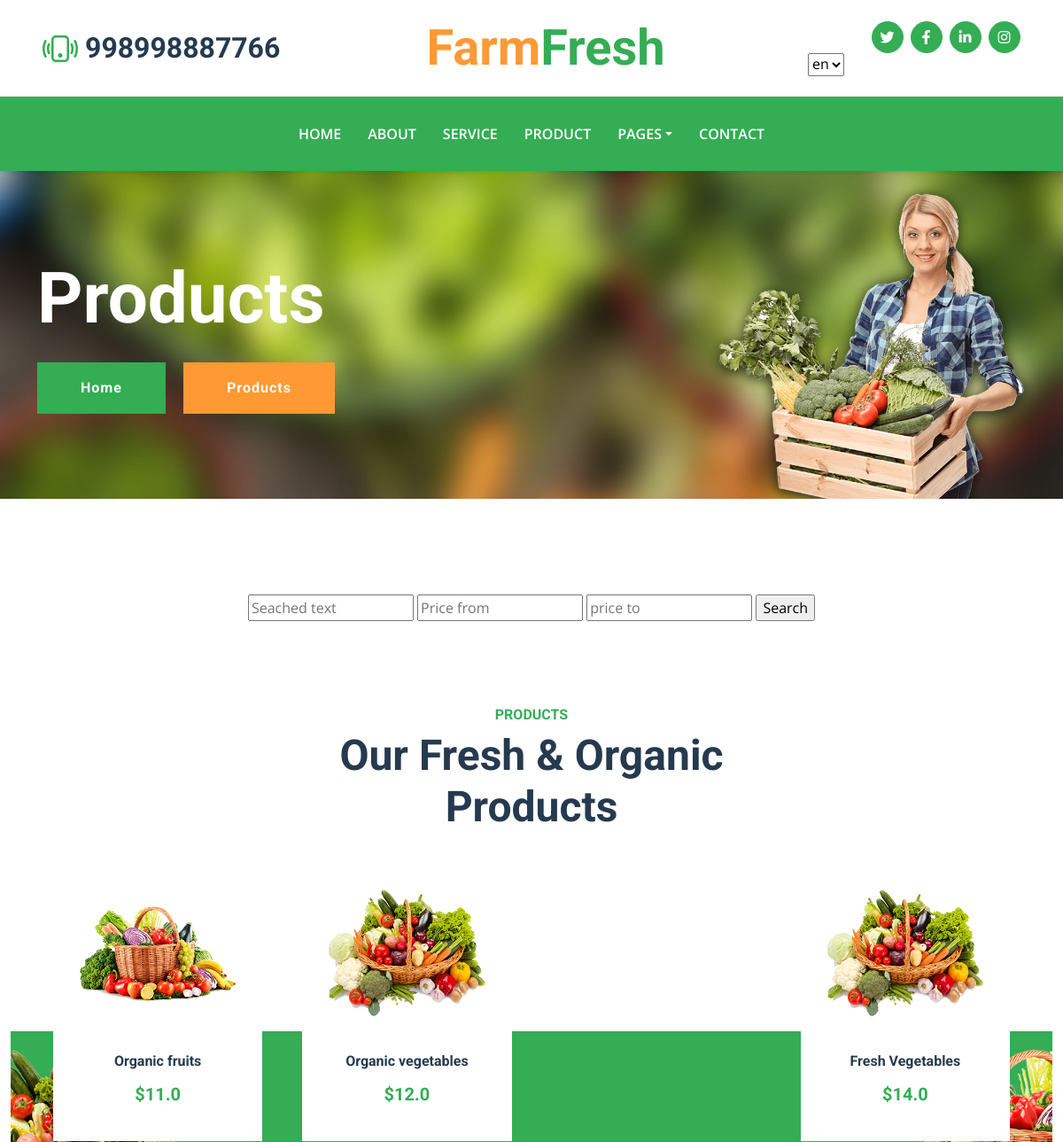
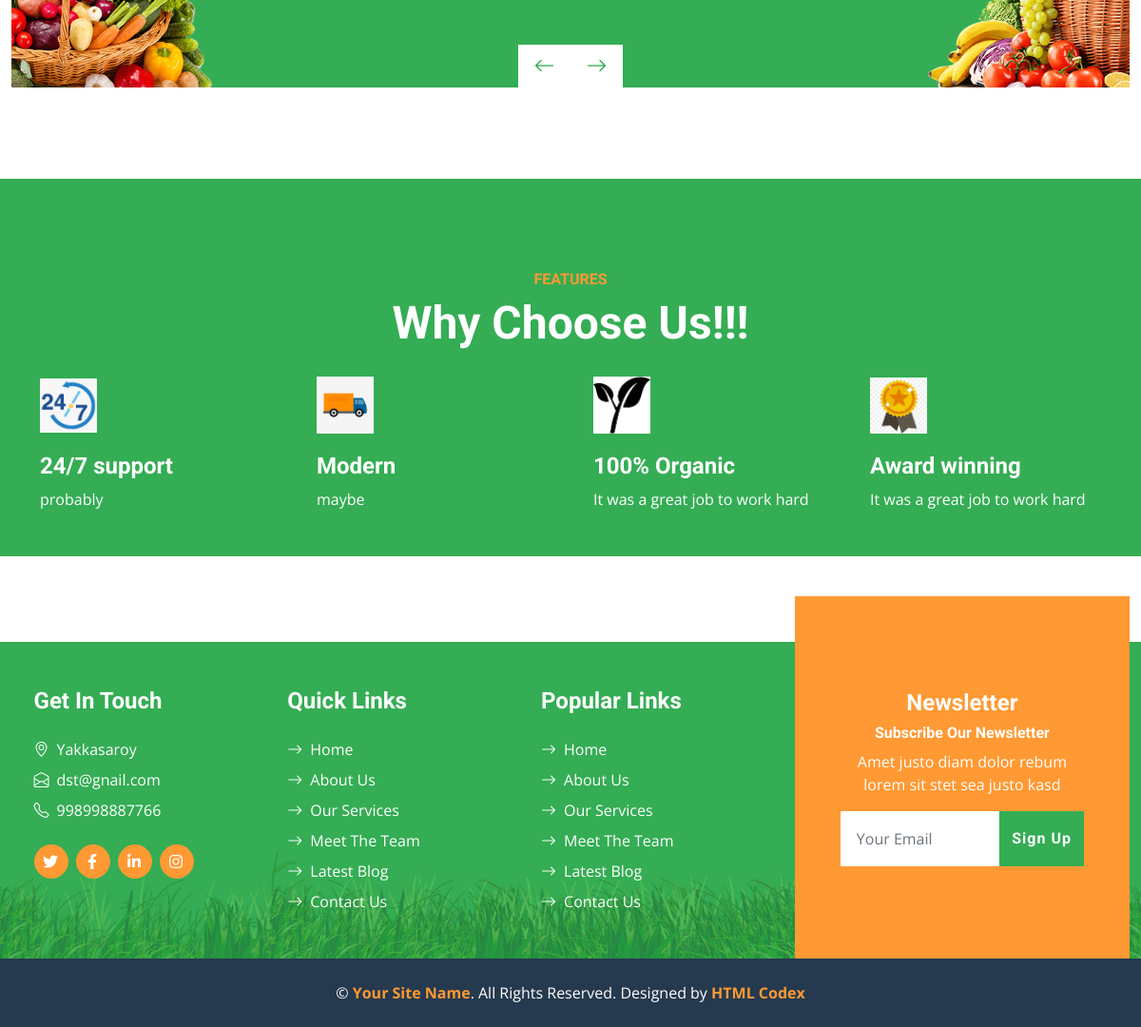
The app's page /product/ with its own data (2 pictures, top to bottom).
### farmfresh/models.py (models this page shows, shortened)
class AboutUs(models.Model):
    adress = models.CharField(max_length=255)
    email = models.EmailField()
    phone_number = models.CharField(max_length=255)
    city = models.ForeignKey(City, on_delete=models.CASCADE)
    twitter_url = models.CharField(max_length=200, null=True, blank=True)
    facebook_url = models.CharField(max_length=200, null=True, blank=True)
    linkedin_url = models.CharField(max_length=200, null=True, blank=True)
    instagram_url = models.CharField(max_length=200, null=True, blank=True)

class Product(models.Model):
    title = models.CharField(max_length=20)
    description = models.CharField(max_length=350)
    price = models.FloatField(default=0)
    product_date = models.DateTimeField()
    update_date = models.DateTimeField(auto_now=True)
    category = models.ForeignKey(Category, on_delete=models.CASCADE)
    image = models.ImageField(upload_to = 'mobile_images')
    class Meta:
        ordering = ['-product_date']

class Feature(models.Model):
    title = models.CharField(max_length=100)
    description = models.CharField(max_length=1000)
    image = models.ImageField(upload_to = 'mobile_images', null=True, blank=True)

### farmfresh/views.py (the view)
# urls.py: path('product/', ProductsListView.as_view() , name='product'),
class ProductsListView(ListView):
    model=Product
    template_name = 'all/product.html'
    context_object_name = 'product'
    success_url ='/'
    def get_context_data(self, **kwargs):
        q = Product.objects.all()
        url_dict = self.request.GET
        if 'search-text' in url_dict and url_dict['search-text']:
            text = url_dict.get('search-text')
            q = q.filter(Q(title__icontains=text) | Q(description__icontains=text))
        if 'from-price' in url_dict and url_dict['from-price']:
            from_price = int(url_dict['from-price'])
            q = q.filter(price__gte=from_price)
        if 'to-price' in url_dict and url_dict['to-price']:
            to_price = int(url_dict['to-price'])
            q = q.filter(price__lte=to_price)
        featuredisplay = Feature.objects.all()
        aboutdisplay = AboutUs.objects.all()
        context = {'product': q, "Feature": featuredisplay, "AboutUs":aboutdisplay}
        return context

### templates/all/product.html (shortened to what this page needs)
{% extends 'base.html' %}
{% load static %}
{% block content %}
{% load i18n %}
    <div class="container-fluid bg-primary py-5 bg-hero mb-5">
        <div class="container py-5">
            <div class="row justify-content-start">
                <div class="col-lg-8 text-center text-lg-start">
                    <h1 class="display-1 text-white mb-md-4">{% trans "Products" %}</h1>
                    <a href="" class="btn btn-primary py-md-3 px-md-5 me-3">{% trans "Home" %}</a>
                    <a href="" class="btn btn-secondary py-md-3 px-md-5">{% trans "Products" %}</a>
                </div>
            </div>
        </div>
    </div>
    <div class="search-all">
        <form action="search" method="get">
            <input type="text" name="search-text" placeholder="Seached text">
            <input type="number" name="from-price" placeholder="Price from">
            <input type="number" name="to-price" placeholder="price to">
            <input type="submit" value="Search">
        </form>
    </div>
    <br><br>
    <div class="container-fluid py-5">
        <div class="container1">
            <div class="mx-auto text-center mb-5" style="max-width: 500px;">
                <h6 class="text-primary text-uppercase">{% trans "Products" %}</h6>
                <h1 class="display-5">{% trans "Our Fresh & Organic Products" %}</h1>
            </div>
            <div class="owl-carousel product-carousel px-5">
                {% for item in product %}
                <div class="pb-5 d-flex">
                    <div class="product-item position-relative bg-white d-flex flex-column text-center"
                        style="width: 250px; height: 300px;">
                        <img class="img-fluid mb-4" src="{{item.image.url}}" alt="">
                        <h6 class="mb-3">{{item.title}}</h6>
                        <h5 class="text-primary mb-0">${{item.price}}</h5>
                    </div>
                </div>
                {% endfor %}
            </div>
        </div>
    </div>
    <div class="container-fluid bg-primary feature py-5 pb-lg-0 my-5">
        <div class="container py-5 pb-lg-0">
            <div class="mx-auto text-center mb-3 pb-2" style="max-width: 500px;">
                <h6 class="text-uppercase text-secondary">{% trans "Features" %}</h6>
                <h1 class="display-5 text-white">{% trans "Why Choose Us!!!" %}</h1>
            </div>
            <div class="row g-5">
                {% for item in Feature %}
                <div class="col-lg-3">
                    <div class="text-white mb-5">
                        <div class="rounded-pill d-flex align-items-center justify-content-center mb-3"
                            style="width: 60px; height: 60px;">
                            <img class="img-fluid mb-2 " src="{{item.image.url}}" alt="" >
                        </div>
                        <h4 class="text-white">{{item.title}}</h4>
                        <p class="mb-0">{{item.description}}</p>
                    </div>
                </div>
                {%endfor%}
            </div>
        </div>
    </div>
    {% endblock content %}

### templates/base.html (shortened to what this page needs)
{% load static %}
{% load i18n %}
<!DOCTYPE html>
<html lang="en">
<head>
    <link href="https://cdnjs.cloudflare.com/ajax/libs/font-awesome/5.15.0/css/all.min.css" rel="stylesheet">
    <link href="https://cdn.jsdelivr.net/npm/bootstrap-icons@1.4.1/font/bootstrap-icons.css" rel="stylesheet">
    <link href="{% static 'css/assets/owl.carousel.min.css' %}" rel="stylesheet">
    <link href="{% static 'css/bootstrap.min.css' %}" rel="stylesheet">
    <link href="{% static 'css/style.css' %}" rel="stylesheet">
</head>
<body>
    <div class="container-fluid px-5 d-none d-lg-block">
        <div class="row gx-5 py-3 align-items-center">
            <div class="col-lg-3">
                <div class="d-flex align-items-center justify-content-start">
                    <i class="bi bi-phone-vibrate fs-1 text-primary me-2"></i>
                    {% for item in AboutUs %}
                    {% if item.id == 1%}
                    <h2 class="mb-0">{{item.phone_number}}</h2>
                    {%endif%}
                    {%endfor%}
                </div>
            </div>
            <div class="col-lg-6">
                <div class="d-flex align-items-center justify-content-center">
                    <a href="{% url 'index' %}" class="navbar-brand ms-lg-5">
                        <h1 class="m-0 display-4 text-primary"><span class="text-secondary">{% trans "Farm" %}</span>{% trans "Fresh"%}</h1>
                    </a>
                </div>
            </div>
            <div class="col-lg-3">
                {% for item in AboutUs %}
                {% if item.id == 1 %}
                <div class="d-flex align-items-center justify-content-end">
                    <a class="btn btn-primary btn-square rounded-circle me-2" href="{{item.twitter_url}}"><i class="fab fa-twitter"></i></a>
                    <a class="btn btn-primary btn-square rounded-circle me-2" href="{{item.facebook_url}}"><i class="fab fa-facebook-f"></i></a>
                    <a class="btn btn-primary btn-square rounded-circle me-2" href="{{item.linkedin_url}}"><i class="fab fa-linkedin-in"></i></a>
                    <a class="btn btn-primary btn-square rounded-circle" href="{{item.instagram_url}}"><i class="fab fa-instagram"></i></a>
                </div>
                {%endif%}
                {%endfor%}
                <div class="header-content">
                    <form action="{% url 'set_language' %}" method="post">
                        <select class="selectpicker" name="language" style="width: auto;" onchange="this.form.submit()">
                            {% get_current_language as LANGUAGE_CODE %}
                            {% get_available_languages as LANGUAGES %}
                            {% get_language_info_list for LANGUAGES as languages %}
                            {% for language in languages %}
                            <option value="{{ language.code }}" {% if language.code == LANGUAGE_CODE %} selected="selected" {% endif %}
                                data-content='<img src="/static/images/flags/{{ language.code }}.gif"></span>
                                <span style="display:inline-block; width:100px; padding-left: 10px; text-shadow:none">
                                  {{ language.name_local }}
                                </span>'>
                                {{ language.code }}
                            </option>
                            {% endfor %}
                        </select>
                    </form>
                </div>
            </div>
        </div>
    </div>
    <nav class="navbar navbar-expand-lg bg-primary navbar-dark shadow-sm py-3 py-lg-0 px-3 px-lg-5">
        <div class="collapse navbar-collapse" id="navbarCollapse">
            <div class="navbar-nav mx-auto py-0">
                <a href="{% url 'index' %}" class="nav-item nav-link">{% trans "Home" %}</a>
                <a href="{% url 'about' %}" class="nav-item nav-link">{% trans "About" %}</a>
                <a href="{% url 'service' %}" class="nav-item nav-link">{% trans "Service" %}</a>
                <a href="{% url 'product' %}" class="nav-item nav-link">{% trans "Product" %}</a>
                <div class="nav-item dropdown">
                    <a href="#" class="nav-link dropdown-toggle" data-bs-toggle="dropdown">{% trans "Pages" %}</a>
                </div>
                <a href="{% url 'contact' %}" class="nav-item nav-link">{% trans "Contact" %}</a>
            </div>
        </div>
    </nav>
    {% block content %}{% endblock content %}
    <div class="container-fluid bg-footer bg-primary text-white mt-5">
        <div class="footer">
            <div class="row gx-5">
                <div class="col-lg-8 col-md-6">
                    <div class="row gx-5">
                        <div class="col-lg-4 col-md-12 pt-5 mb-5">
                            {% for item in AboutUs %}
                            {% if item.id == 1 %}
                            <h4 class="text-white mb-4">{% trans "Get In Touch" %}</h4>
                            <div class="d-flex mb-2">
                                <i class="bi bi-geo-alt text-white me-2"></i>
                                <p class="text-white mb-0">{{item.adress}}</p>
                            </div>
                            <div class="d-flex mb-2">
                                <i class="bi bi-envelope-open text-white me-2"></i>
                                <p class="text-white mb-0">{{item.email}}</p>
                            </div>
                            <div class="d-flex mb-2">
                                <i class="bi bi-telephone text-white me-2"></i>
                                <p class="text-white mb-0">{{item.phone_number}}</p>
                            </div>
                            <div class="d-flex mt-4">
                                <a class="btn btn-secondary btn-square rounded-circle me-2"
                                    href="{{item.twitter_url}}"><i class="fab fa-twitter"></i></a>
                                <a class="btn btn-secondary btn-square rounded-circle me-2"
                                    href="{{item.facebook_url}}"><i class="fab fa-facebook-f"></i></a>
                                <a class="btn btn-secondary btn-square rounded-circle me-2"
                                    href="{{item.linkedin_url}}"><i class="fab fa-linkedin-in"></i></a>
                                <a class="btn btn-secondary btn-square rounded-circle" href="{{item.instagram_url}}"><i
                                    class="fab fa-instagram"></i></a>
                            </div>
                            {%endif%}
                            {%endfor%}
                        </div>
                        <div class="col-lg-4 col-md-12 pt-0 pt-lg-5 mb-5">
                            <h4 class="text-white mb-4">{% trans "Quick Links" %}</h4>
                            <div class="d-flex flex-column justify-content-start">
                                <a class="text-white mb-2" href="{% url 'index' %}"><i
                                        class="bi bi-arrow-right text-white me-2"></i>{% trans "Home" %}</a>
                                <a class="text-white mb-2" href="{% url 'about' %}"><i
                                        class="bi bi-arrow-right text-white me-2"></i>{% trans "About Us" %}</a>
                                <a class="text-white mb-2" href="{% url 'service' %}"><i
                                        class="bi bi-arrow-right text-white me-2"></i>{% trans "Our Services" %}</a>
                                <a class="text-white mb-2" href="{% url 'team' %}"><i
                                        class="bi bi-arrow-right text-white me-2"></i>{% trans "Meet The Team" %}</a>
                                <a class="text-white mb-2" href="{% url 'blog' %}"><i
                                        class="bi bi-arrow-right text-white me-2"></i>{% trans "Latest Blog" %}</a>
                                <a class="text-white" href="{% url 'contact' %}"><i
                                        class="bi bi-arrow-right text-white me-2"></i>{% trans "Contact Us" %}</a>
                            </div>
                        </div>
                        <div class="col-lg-4 col-md-12 pt-0 pt-lg-5 mb-5">
                            <h4 class="text-white mb-4">{% trans "Popular Links" %}</h4>
                            <div class="d-flex flex-column justify-content-start">
                                <a class="text-white mb-2" href="{% url 'index' %}"><i
                                        class="bi bi-arrow-right text-white me-2"></i>{% trans "Home" %}</a>
                                <a class="text-white mb-2" href="{% url 'about' %}"><i
                                        class="bi bi-arrow-right text-white me-2"></i>{% trans "About Us" %}</a>
                                <a class="text-white mb-2" href="{% url 'service' %}"><i
                                        class="bi bi-arrow-right text-white me-2"></i>{% trans "Our Services" %}</a>
                                <a class="text-white mb-2" href="{% url 'team' %}"><i
                                        class="bi bi-arrow-right text-white me-2"></i>{% trans "Meet The Team" %}</a>
                                <a class="text-white mb-2" href="{% url 'blog' %}"><i
                                        class="bi bi-arrow-right text-white me-2"></i>{% trans "Latest Blog" %}</a>
                                <a class="text-white" href="{% url 'contact' %}"><i
                                        class="bi bi-arrow-right text-white me-2"></i>{% trans "Contact Us" %}</a>
                            </div>
                        </div>
                    </div>
                </div>
                <div class="col-lg-4 col-md-6 mt-lg-n5">
                    <div class="d-flex flex-column align-items-center justify-content-center text-center h-100 bg-secondary p-5">
                        <h4 class="text-white">{% trans "Newsletter" %}</h4>
                        <h6 class="text-white">{% trans "Subscribe Our Newsletter" %}</h6>
                        <p>{% trans "Amet justo diam dolor rebum lorem sit stet sea justo kasd" %}</p>
                        <form action="#" method="POST">
                            <div class="input-group">
                                <input type="text" name = email class="form-control border-white p-3" placeholder="Your Email">
                                <button class="btn btn-primary">{% trans "Sign Up" %} </button>
                            </div>
                        </form>
                    </div>
                </div>
            </div>
        </div>
    </div>
    <div class="container-fluid bg-dark text-white py-4">
        <div class="container text-center">
            <p class="mb-0">&copy; <a class="text-secondary fw-bold" href="#">Your Site Name</a>. All Rights Reserved.
                Designed by <a class="text-secondary fw-bold" href="https://htmlcodex.com">HTML Codex</a></p>
        </div>
    </div>
</body>
</html>

### records on screen
AboutUs: phone_number "998998887766", adress "Yakkasaroy", email "dst@gnail.com"
Product: image (picture), title "Organic fruits", price "11.0"
Product: image (picture), title "Organic vegetables", price "12.0"
Product: image (picture)
Product: image (picture), title "Fresh Vegetables", price "14.0"
Feature: image (picture), title "24/7 support", description "probably"
Feature: image (picture), title "Modern", description "maybe"
Feature: image (picture), title "100% Organic", description "It was a great job to work hard"
Feature: image (picture), title "Award winning", description "It was a great job to work hard"

### other values on screen
form field language "en"
